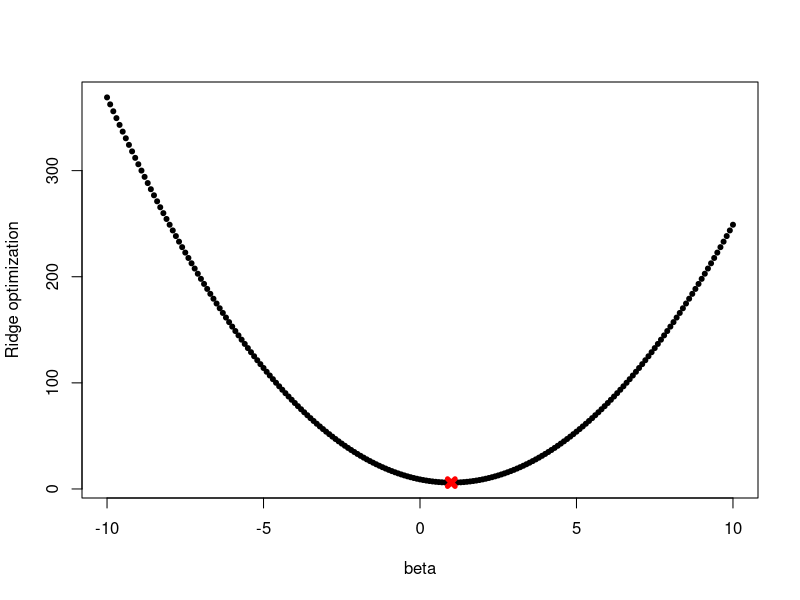
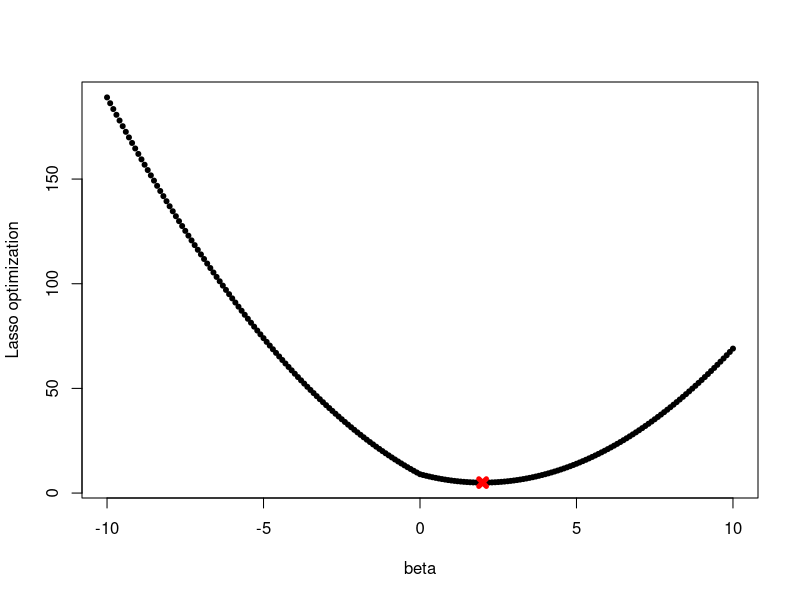

Generate these figures, in order, with R:
y = 3
lambda = 2
beta = seq(-10, 10, 0.1)
plot(beta, (y - beta)^2 + lambda * beta^2, pch = 20, xlab = "beta", ylab = "Ridge optimization")
beta.est = y / (1 + lambda)
points(beta.est, (y - beta.est)^2 + lambda * beta.est^2, col = "red", pch = 4, lwd = 5)


y = 3
lambda = 2
beta <- seq(-10, 10, 0.1)
plot(beta, (y - beta)^2 + lambda * abs(beta), pch = 20, xlab = "beta", ylab = "Lasso optimization")
beta.est = y - lambda / 2
points(beta.est, (y - beta.est)^2 + lambda * abs(beta.est), col = "red", pch = 4, lwd = 5)